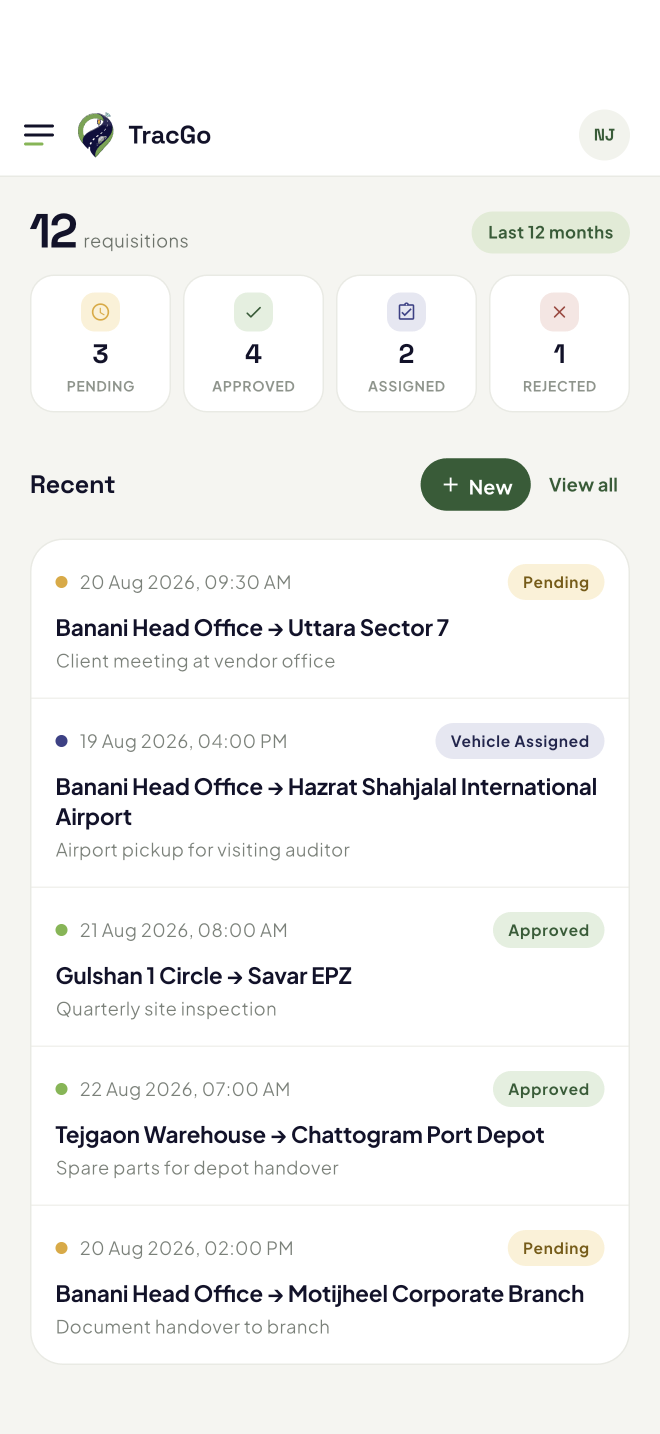
#> input picture docs/appstore/graphics/screenshots/raw/01-dashboard.png, 1320 x 2868 px (shown at 1/2 size)
$ python generate_ios_store_screenshots.py
#> lines starting #> are read from the running program, lines starting #| are printed output that depends on the picture; after the words box and inside, x2 and y2 are one past the last pixel; in counts of white or black regions, pixels touching at a corner belong together
#!/usr/bin/env python3
"""Compose App Store phone screenshots from raw iOS Simulator captures.

    python3 tool/store/generate_ios_store_screenshots.py

Reads  docs/appstore/graphics/screenshots/raw/*.png       (1320x2868 iPhone 17 Pro Max)
Writes docs/appstore/graphics/screenshots/6.9-inch/*.png  (1320x2868, ready to upload)
       docs/appstore/graphics/screenshots/6.5-inch/*.png  (1284x2778, ready to upload)

Why compose at all, when the raw capture is already the right size
------------------------------------------------------------------
Play rejects the Android raws outright — a 1344x2992 capture is more extreme than its
2:1 limit — so there the framing pass is mandatory. The App Store has no such rule: it
wants one of a fixed set of exact sizes, and the 6.9" simulator already produces one of
them. The framing here is therefore a listing decision rather than a technical one. A
bare screenshot makes the viewer work out what they are looking at; a caption above the
device says it in four words while they are still deciding whether to install.

One directory per upload slot. App Store Connect enforces the selected tab's sizes and
refuses the whole batch on the first mismatch, so dropping a 1320x2868 file on the 6.5"
tab fails with "The dimensions of one or more screenshots are wrong" — which is a wrong
*tab*, not a wrong capture. Both sets are produced so either tab works; 6.9" alone
satisfies a submission, and Apple scales it down for every smaller device.

The captures come from a debug build pointed at `tool/store/mock_api_server.py`, so
every name, address and plate in them is synthetic — see that file. Regenerate the raws
with `tool/store/capture_ios_screenshots.sh` if the UI changes.
"""

from __future__ import annotations

import sys
from pathlib import Path

try:
    from PIL import Image, ImageDraw, ImageFilter, ImageFont
except ImportError:  # pragma: no cover - environment guard
    sys.exit("Pillow is required: pip3 install pillow")

REPO = Path(__file__).resolve().parents[2]
FONTS = REPO / "assets/fonts"
RAW = REPO / "docs/appstore/graphics/screenshots/raw"
OUT = REPO / "docs/appstore/graphics/screenshots"

# One directory per App Store Connect upload slot, because the slots do not share a size
# and ASC rejects the whole upload on the first file that does not match the tab it was
# dropped on. 6.9" alone is enough for a new submission — Apple scales it down for every
# smaller device — but the 6.5" tab is still offered, still enforces its own sizes, and
# is the one it is easy to click by mistake.
#
# 1320x2868 is the iPhone 17/16 Pro Max viewport, so that set is composed at the raw's
# own resolution. 1284x2778 is the iPhone 12-14 Pro Max; nothing is recaptured for it,
# the device shot is just scaled into a shorter canvas, which is safe because the aspect
# ratios differ by 0.4%.
TARGETS = [
    ("6.9-inch", (1320, 2868)),
    ("6.5-inch", (1284, 2778)),
]

# Sizes ASC accepts per slot, portrait, so a raw captured on the wrong simulator is
# caught here rather than at upload.
ACCEPTED = {
    "6.9-inch": {(1320, 2868), (1290, 2796)},
    "6.5-inch": {(1284, 2778), (1242, 2688)},
}

MARGIN = 82
DEVICE_BLEED = 64              # how far the device runs off the bottom edge
DEVICE_GAP = 52                # breathing room between caption and device
CORNER = 56                    # iPhone 17 Pro Max corner radius, roughly, at 3x
SAFE_AREA_TOP = 186           # 62pt at 3x — see _without_empty_status_bar

INK = (0x12, 0x12, 0x2B)
BODY = (0x4A, 0x51, 0x48)
PAGE = (0xF1, 0xF3, 0xEC)
LIME = (0x7A, 0xB6, 0x48)

# Same order and copy as the Play set: the listing text was written once and reviewed
# once, and two stores disagreeing about what the app does helps nobody.
FRAMES = [
    ("01-dashboard.png", "Every requisition at a glance", "Counts, statuses and your latest trips"),
    ("02-new-passenger.png", "Raise a trip request in seconds", "Pick the time, the route and who is travelling"),
    ("03-detail-assigned.png", "Know your vehicle and driver", "Assignment details as soon as transport confirms"),
    ("04-list.png", "Follow every request to the trip", "Search and filter your own requisition history"),
    ("05-logistics.png", "Cargo runs, not just passengers", "Cover van or open truck, with load details"),
    ("06-login.png", "Sign in with your work account", "Accounts are issued by your organisation"),
]


def font(name: str, size: int) -> ImageFont.FreeTypeFont:
    return ImageFont.truetype(str(FONTS / name), size)


def rounded(image: Image.Image, radius: int) -> Image.Image:
    """Round the device capture's corners so it reads as a screen, not a rectangle."""
    mask = Image.new("L", image.size, 0)
    ImageDraw.Draw(mask).rounded_rectangle([0, 0, image.width - 1, image.height - 1],
                                           radius=radius, fill=255)
    out = image.convert("RGBA")
    out.putalpha(mask)
    return out


def shadow(size: tuple[int, int], radius: int, blur: int, spread: int) -> Image.Image:
    """A soft drop shadow sized to the device shot."""
    layer = Image.new("RGBA", (size[0] + spread * 2, size[1] + spread * 2), (0, 0, 0, 0))
    ImageDraw.Draw(layer).rounded_rectangle(
        [spread, spread, spread + size[0], spread + size[1]],
        radius=radius, fill=(18, 18, 43, 60))
    return layer.filter(ImageFilter.GaussianBlur(blur))


def wrap(draw: ImageDraw.ImageDraw, text: str, f: ImageFont.FreeTypeFont,
         limit: int) -> list[str]:
    lines, current = [], ""
    for word in text.split():
        trial = f"{current} {word}".strip()
        if draw.textlength(trial, font=f) <= limit or not current:
            current = trial
        else:
            lines.append(current)
            current = word
    if current:
        lines.append(current)
    return lines


def _without_empty_status_bar(image: Image.Image) -> Image.Image:
    """Trim the dead band at the top of the capture, if that is what it is.

    `integration_test`'s `takeScreenshot` reads back the *Flutter* surface, and the iOS
    status bar is not part of it. What the capture holds instead is the app's safe-area
    inset — 62pt, so 186px at 3x — in a flat colour, which framed reads as an unexplained
    empty strip inside the phone rather than as the place the clock lives.

    Cropping is conditional on the band actually being flat, so a raw that *does* carry a
    status bar — anything captured with `xcrun simctl io <udid> screenshot` — keeps it
    instead of losing its top 186 rows.
    """
    if image.height <= SAFE_AREA_TOP:
        return image
    band = image.crop((0, 0, image.width, SAFE_AREA_TOP))
    colours = band.getcolors(maxcolors=2)
    if colours is None or len(colours) > 1:
        return image
    return image.crop((0, SAFE_AREA_TOP, image.width, image.height))


def compose(raw_name: str, headline: str, sub: str,
            canvas_size: tuple[int, int], out_dir: Path) -> Path:
#> called with raw_name = '01-dashboard.png', headline = 'Every requisition at a glance', sub = 'Counts, statuses and your latest trips', canvas_size = (1320, 2868)
    source = RAW / raw_name
    if not source.exists():
        sys.exit(f"missing capture: {source}\n"
                 f"run tool/store/capture_ios_screenshots.sh first")

    with Image.open(source) as raw:
#> raw is the input picture: PIL image 1320x2868 RGBA; mean R, G, B, A 244, 244.4, 243, 255
        raw_copy = _without_empty_status_bar(raw.convert("RGB").copy())
#> in _without_empty_status_bar, `colours = band.getcolors(maxcolors=2)`: colours = [(245520, (255, 255, 255))]

    canvas = Image.new("RGB", canvas_size, PAGE)
    draw = ImageDraw.Draw(canvas)
    limit = canvas_size[0] - MARGIN * 2

    head_font = font("space_grotesk_bold.ttf", 60)
    sub_font = font("plus_jakarta_sans_medium.ttf", 33)

    # Below the notch, not level with it: a caption starting at the very top of a 6.9"
    # canvas sits where the Dynamic Island would be on the device the viewer is holding.
    y = 132
    for line in wrap(draw, headline, head_font, limit):
#> in wrap, `lines, current = [], ""`: current = ''
        draw.text((MARGIN, y), line, font=head_font, fill=INK)
        y += 72
#> this loop made 1 pass
#> after the loop, y = 204
    draw.line([(MARGIN, y + 18), (MARGIN + 92, y + 18)], fill=LIME, width=5)
    y += 46
#> y = 250
    for line in wrap(draw, sub, sub_font, limit):
        draw.text((MARGIN, y), line, font=sub_font, fill=BODY)
        y += 45
#> this loop made 1 pass
#> (line, y) on pass 1: ('Counts, statuses and your latest trips', 295)
#> after the loop, y = 295

    # The device fills whatever the caption leaves, rather than a fixed height: a
    # three-line caption would otherwise collide with it, and a one-line caption would
    # leave a band of dead page above the phone.
    top = y + DEVICE_GAP
#> top = 347
    height = canvas_size[1] - top + DEVICE_BLEED
#> height = 2585
    width = round(raw_copy.width * height / raw_copy.height)
#> width = 1272
    if width > canvas_size[0] - MARGIN * 2:
        width = canvas_size[0] - MARGIN * 2
        height = round(raw_copy.height * width / raw_copy.width)
    device = raw_copy.resize((width, height), Image.LANCZOS)

    x = (canvas_size[0] - device.width) // 2

    glow = shadow(device.size, CORNER, 34, 40)
#> in shadow, `return layer.filter(ImageFilter.GaussianBlur(blur))`:
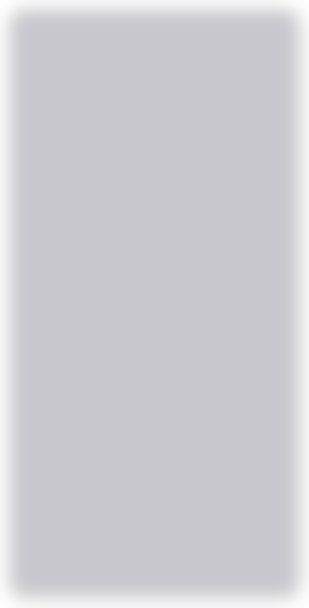
#> returned value: PIL image 1236x2429 RGBA (shown at 1/4 size); mean R, G, B, A 16.2, 16.2, 38.8, 54.1; transparent parts drawn white
    canvas.paste(glow, (x - 40, top - 40 + 18), glow)
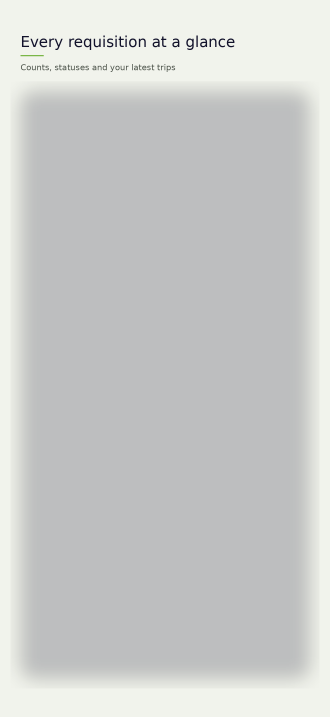
#> canvas: PIL image 1320x2868 RGB (shown at 1/4 size); mean R, G, B 202.8, 204.2, 202.7
    frame = rounded(device, CORNER)
#> in rounded, `ImageDraw.Draw(mask).rounded_rectangle([0, 0, image.width - 1, image.h..`:
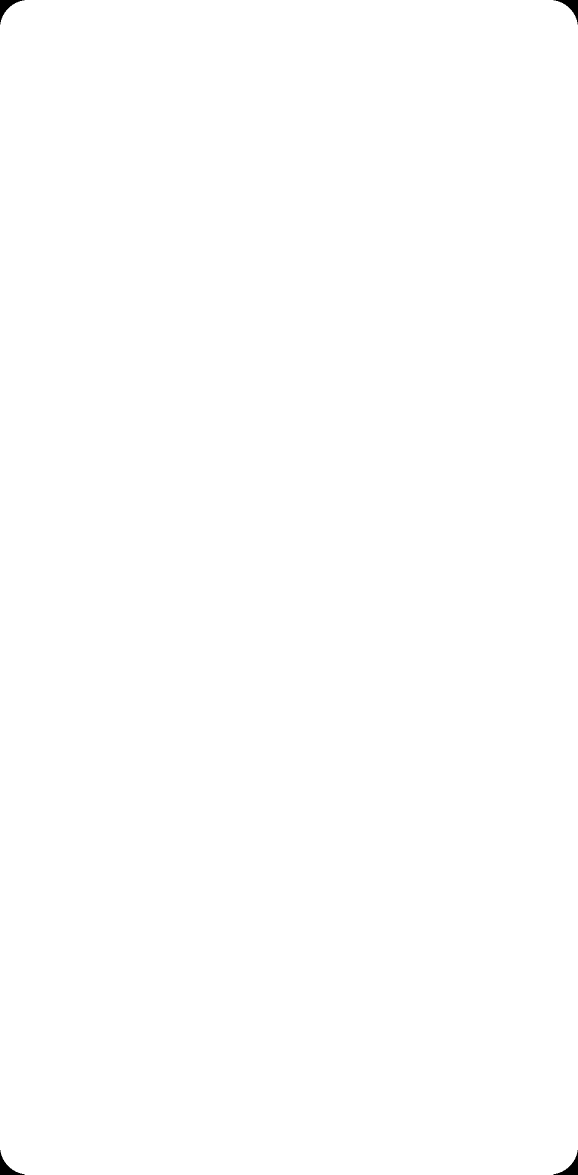
#> mask: PIL image 1156x2349 L (shown at 1/2 size); 99.9% white; 4 black regions, box (x1, y1, x2, y2) and area: (0, 0, 49, 49) 691, (1107, 0, 1156, 49) 691, (0, 2300, 49, 2349) 691, (1107, 2300, 1156, 2349) 691
    canvas.paste(frame, (x, top), frame)
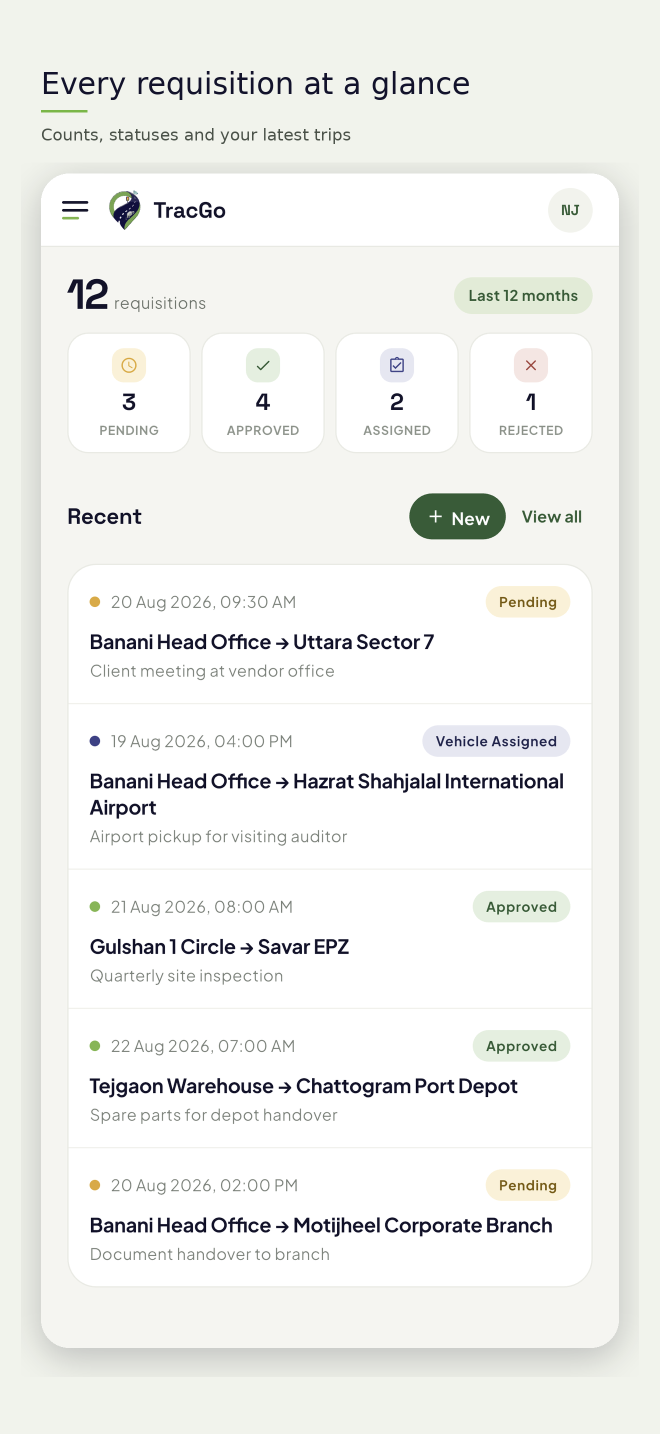
#> canvas: PIL image 1320x2868 RGB (shown at 1/2 size); mean R, G, B 240.5, 241.3, 238.4

    path = out_dir / raw_name
    canvas.save(path, "PNG")
    return path


def main() -> None:
    if not RAW.is_dir() or not any(RAW.glob("*.png")):
        sys.exit(f"no raw captures in {RAW.relative_to(REPO)}\n"
                 f"run tool/store/capture_ios_screenshots.sh first")

    rejected = 0
    for label, canvas_size in TARGETS:
        out_dir = OUT / label
        out_dir.mkdir(parents=True, exist_ok=True)
        print(f"{label}  ({canvas_size[0]}x{canvas_size[1]})")
        for name, headline, sub in FRAMES:
            path = compose(name, headline, sub, canvas_size, out_dir)
            with Image.open(path) as img:
                size = img.size
            ok = size in ACCEPTED[label]
            rejected += 0 if ok else 1
            print(f"  {path.relative_to(REPO)}  {size[0]}x{size[1]}  "
                  f"{'OK' if ok else 'REJECTED BY ASC'}  "
#> (the run stopped early here; a loop or call above may not have finished)

$ run again, with screenshots/android/02-drawer.png copied over docs/appstore/graphics/screenshots/raw/01-dashboard.png
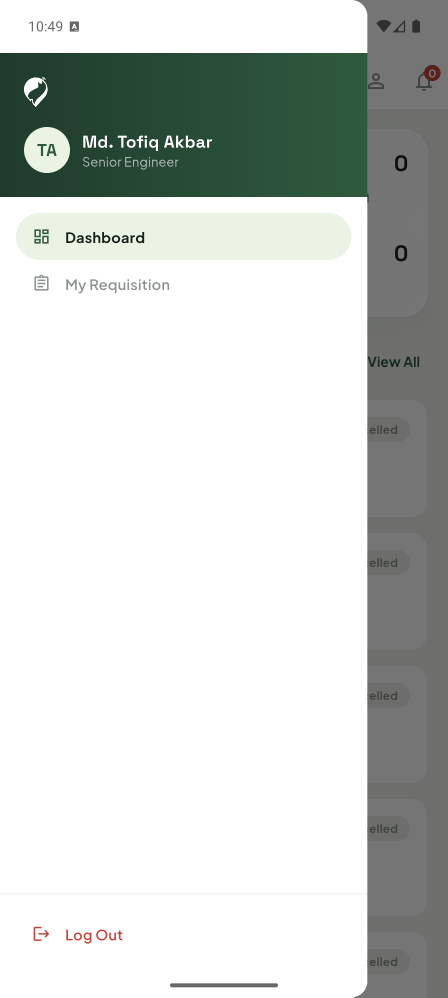
#> input picture screenshots/android/02-drawer.png, 1344 x 2992 px (shown at 1/3 size)
#> in compose, raw is the input picture: PIL image 1344x2992 RGBA; mean R, G, B, A 203.6, 208, 204.9, 255
#> in _without_empty_status_bar, `band = image.crop((0, 0, image.width, SAFE_AREA_TOP))`:
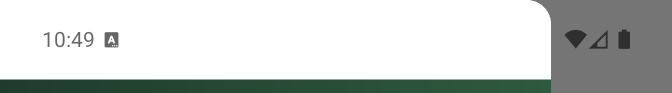
#> band: PIL image 1344x186 RGB (shown at 1/2 size); mean R, G, B 202.6, 206.8, 204.3
#> colours = None
#> current = ''
#> the loop in compose, `for line in wrap(draw, headline, head_font, limit):` made 1 pass
#> (line, y) on pass 1: ('Every requisition at a glance', 204)
#> after the loop in compose, `for line in wrap(draw, headline, head_font, limit):`: y = 204
#> in compose, `y += 46`: y = 250
#> the loop in compose, `for line in wrap(draw, sub, sub_font, limit):` made 1 pass
#> (line, y) on pass 1: ('Counts, statuses and your latest trips', 295)
#> after the loop in compose, `for line in wrap(draw, sub, sub_font, limit):`: y = 295
#> top = 347
#> in compose, `height = canvas_size[1] - top + DEVICE_BLEED`: height = 2585
#> width = 1161
#> in compose, `canvas.paste(frame, (x, top), frame)`:
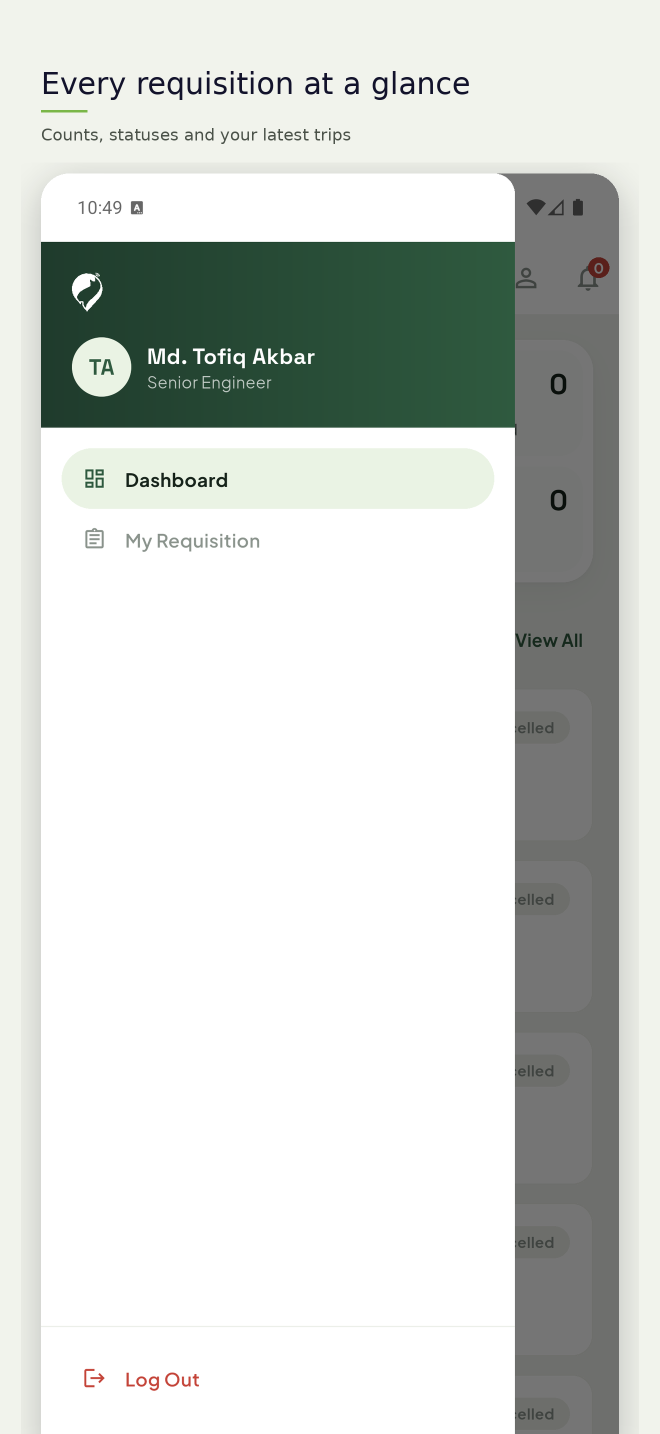
#> canvas: PIL image 1320x2868 RGB (shown at 1/2 size); mean R, G, B 210.2, 214.1, 210.1
